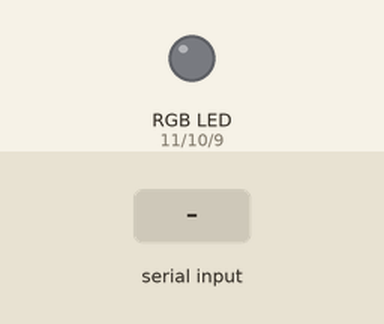
Simulated run of this sketch. Board: Arduino Uno, built with avr-gcc and run on an emulated ATmega328P. On the bench: an RGB LED mixed from three pins (HIGH = lit). Inputs (shaded band) come from the test bench. Dim RGB values are drawn brighter than linear.

Above: at 1.2 s.
1.3 s: "90,45,200\n" received over Serial
At 1.9 s:
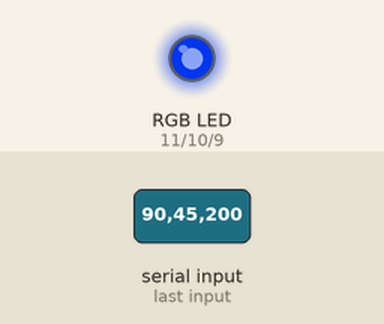
2.8 s: "30,150,10\n" received over Serial
At 3.1 s:
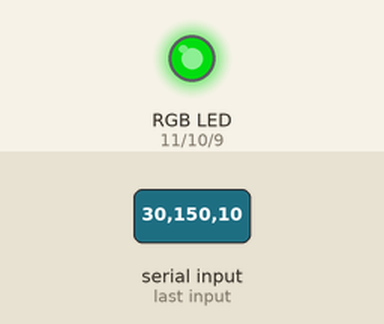
Timing chart, 0 to 5.8 s (numbered marks = the images above; inputs shaded):
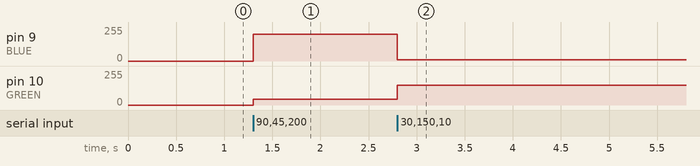

The sketch:

serialRGB.ino
```cpp
const int RED = 11;
const int GREEN = 10;
const int BLUE = 9;

int rVal = 0;
int gVal = 0;
int bVal = 0;


void setup() {
  // put your setup code here, to run once:
  Serial.begin(115200);

  pinMode(RED, OUTPUT);
  pinMode(GREEN, OUTPUT);
  pinMode(BLUE, OUTPUT);
}

void loop() {
  // put your main code here, to run repeatedly:

  if (Serial.available() > 0) {
    rVal = Serial.parseInt();   // assign first value in csv input
    gVal = Serial.parseInt();   // assign second value in csv input
    bVal = Serial.parseInt();   // assign third value in csv input
  }

  if (Serial.read() == '\n') {
    analogWrite(RED, rVal);
    analogWrite(GREEN, gVal);
    analogWrite(BLUE, bVal);

    // Serial.println(rVal, gVal, bVal);
  }
}
```

Measured:
- after the input at 1.3 s, pin 9 (BLUE): 0/255 → 200/255 at once; pin 10 (GREEN): 0/255 → 45/255 at once
- after the input at 2.8 s, pin 9 (BLUE): 200/255 → 10/255 at once; pin 10 (GREEN): 45/255 → 150/255 at once
